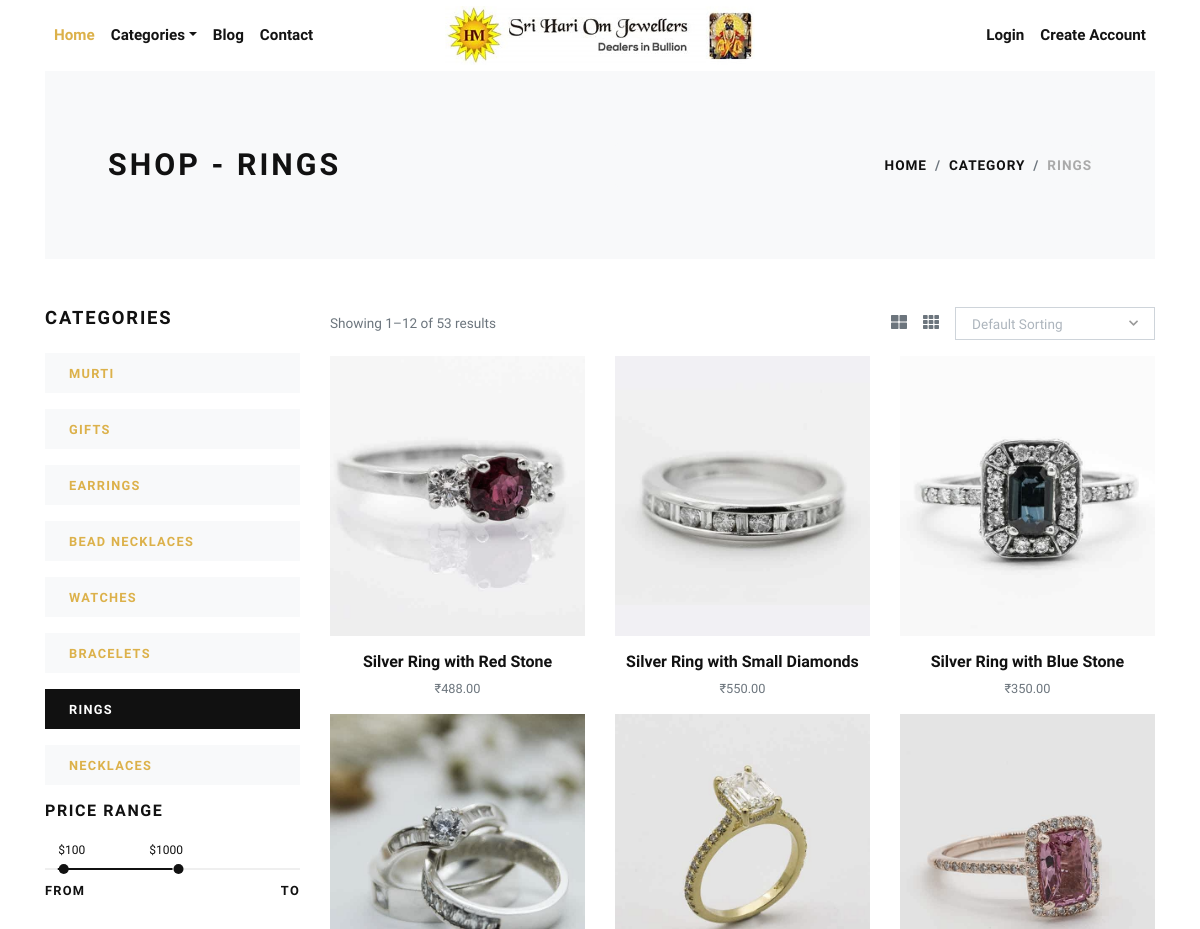
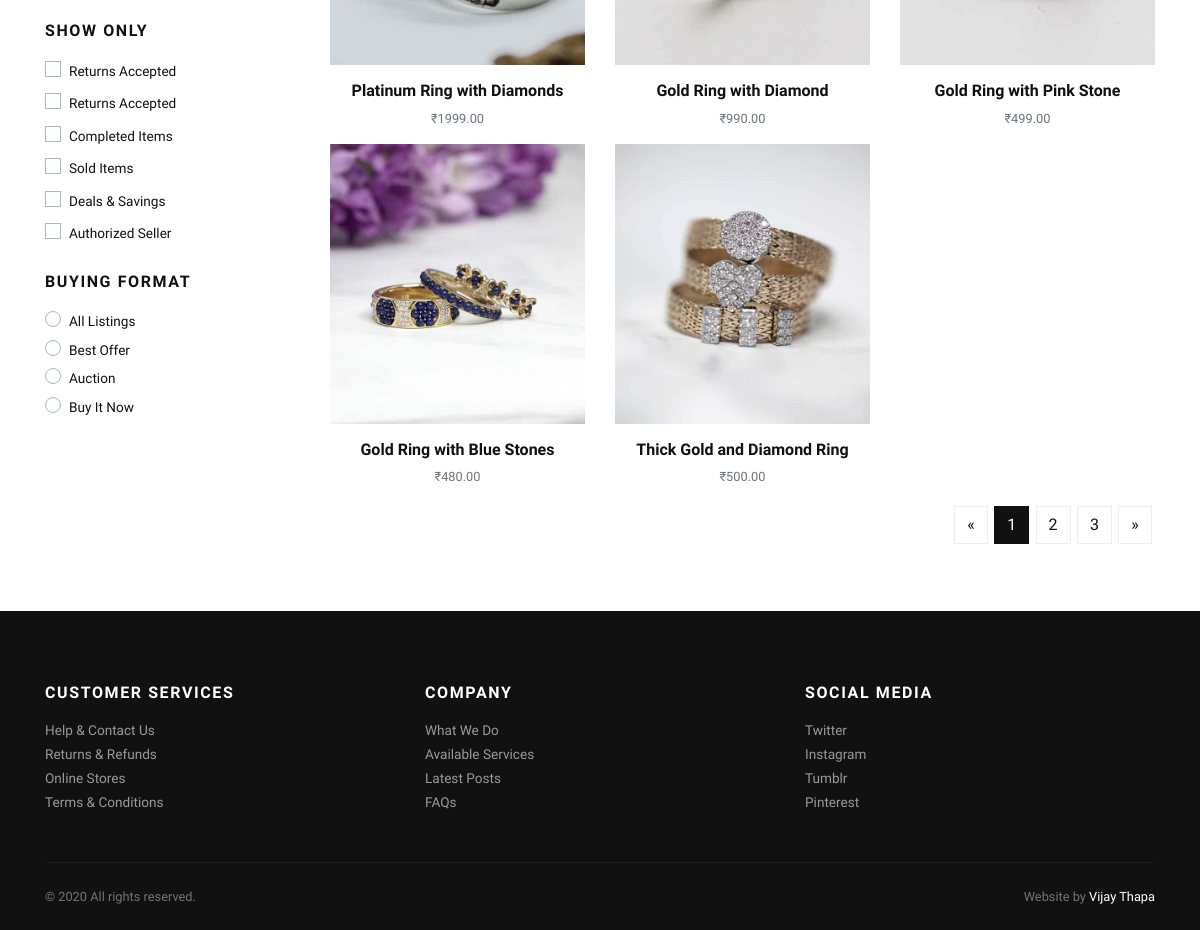
The page /rings/ on the database its author committed (2 pictures, top to bottom).
### store/models.py (models this page shows, shortened)
class Category(models.Model):
    title = models.CharField(max_length=50, verbose_name="Category Title")
    slug = models.SlugField(max_length=55, verbose_name="Category Slug")
    description = models.TextField(blank=True, verbose_name="Category Description")
    category_image = models.ImageField(upload_to='category', blank=True, null=True, verbose_name="Category Image")
    is_active = models.BooleanField(verbose_name="Is Active?")
    is_featured = models.BooleanField(verbose_name="Is Featured?")
    created_at = models.DateTimeField(auto_now_add=True, verbose_name="Created Date")
    updated_at = models.DateTimeField(auto_now=True, verbose_name="Updated Date")
    class Meta:
        verbose_name_plural = 'Categories'
        ordering = ('-created_at', )

class Product(models.Model):
    title = models.CharField(max_length=150, verbose_name="Product Title")
    slug = models.SlugField(max_length=160, verbose_name="Product Slug")
    sku = models.CharField(max_length=255, unique=True, verbose_name="Unique Product ID (SKU)")
    short_description = models.TextField(verbose_name="Short Description")
    detail_description = models.TextField(blank=True, null=True, verbose_name="Detail Description")
    product_image = models.ImageField(upload_to='product', blank=True, null=True, verbose_name="Product Image")
    price = models.DecimalField(max_digits=8, decimal_places=2)
    category = models.ForeignKey(Category, verbose_name="Product Categoy", on_delete=models.CASCADE)
    is_active = models.BooleanField(verbose_name="Is Active?")
    is_featured = models.BooleanField(verbose_name="Is Featured?")
    created_at = models.DateTimeField(auto_now_add=True, verbose_name="Created Date")
    updated_at = models.DateTimeField(auto_now=True, verbose_name="Updated Date")
    class Meta:
        verbose_name_plural = 'Products'
        ordering = ('-created_at', )

### store/views.py (the view)
# urls.py: path('<slug:slug>/', views.category_products, name="category-products"),
def category_products(request, slug):
    category = get_object_or_404(Category, slug=slug)
    products = Product.objects.filter(is_active=True, category=category)
    categories = Category.objects.filter(is_active=True)
    context = {
        'category': category,
        'products': products,
        'categories': categories,
    }
    return render(request, 'store/category_products.html', context)

### store/context_preprocessors.py (called while the page is built)
def store_menu(request):
    categories = Category.objects.filter(is_active=True)
    context = {
        'categories_menu': categories,
    }
    return context

def cart_menu(request):
    if request.user.is_authenticated:
        cart_items= Cart.objects.filter(user=request.user)
        context = {
            'cart_items': cart_items,
        }
    else:
        context = {}
    return context

### templates/store/category_products.html (shortened to what this page needs)
{% extends 'base.html' %}
{% load static %}
    {% block content %}
      <div class="container">
        <section class="py-5 bg-light">
          <div class="container">
            <div class="row px-4 px-lg-5 py-lg-4 align-items-center">
              <div class="col-lg-6">
                <h1 class="h2 text-uppercase mb-0">Shop - {{category.title}}</h1>
              </div>
              <div class="col-lg-6 text-lg-right">
                <nav aria-label="breadcrumb">
                  <ol class="breadcrumb justify-content-lg-end mb-0 px-0">
                    <li class="breadcrumb-item"><a href="{% url 'store:home' %}">Home</a></li>
                    <li class="breadcrumb-item"><a href="{% url 'store:all-categories' %}">Category</a></li>
                    <li class="breadcrumb-item active" aria-current="page">{{category.title}}</li>
                  </ol>
                </nav>
              </div>
            </div>
          </div>
        </section>
        <section class="py-5">
          <div class="container p-0">
            <div class="row">
              <div class="col-lg-3 order-2 order-lg-1">
                <h5 class="text-uppercase mb-4">Categories</h5>
                {% if categories %}
                  {% for cat in categories %}
                    <a href="{% url 'store:category-products' cat.slug %}">
                      <div class="py-2 px-4 {% if category == cat %}bg-dark text-white {% else %}bg-light{% endif %} mb-3">
                        <strong class="small text-uppercase font-weight-bold">{{cat.title}}</strong>
                      </div>
                    </a>
                  {% endfor %}
                {% endif %}
                <h6 class="text-uppercase mb-4">Price range</h6>
                <div class="price-range pt-4 mb-5">
                  <div id="range"></div>
                  <div class="row pt-2">
                    <div class="col-6"><strong class="small font-weight-bold text-uppercase">From</strong></div>
                    <div class="col-6 text-right"><strong class="small font-weight-bold text-uppercase">To</strong></div>
                  </div>
                </div>
                <h6 class="text-uppercase mb-3">Show only</h6>
                <div class="custom-control custom-checkbox mb-1">
                  <label class="custom-control-label text-small" for="customCheck1">Returns Accepted</label>
                </div>
                <div class="custom-control custom-checkbox mb-1">
                  <label class="custom-control-label text-small" for="customCheck2">Returns Accepted</label>
                </div>
                <div class="custom-control custom-checkbox mb-1">
                  <label class="custom-control-label text-small" for="customCheck3">Completed Items</label>
                </div>
                <div class="custom-control custom-checkbox mb-1">
                  <label class="custom-control-label text-small" for="customCheck4">Sold Items</label>
                </div>
                <div class="custom-control custom-checkbox mb-1">
                  <label class="custom-control-label text-small" for="customCheck5">Deals &amp; Savings</label>
                </div>
                <div class="custom-control custom-checkbox mb-4">
                  <label class="custom-control-label text-small" for="customCheck6">Authorized Seller</label>
                </div>
                <h6 class="text-uppercase mb-3">Buying format</h6>
                <div class="custom-control custom-radio">
                  <label class="custom-control-label text-small" for="customRadio1">All Listings</label>
                </div>
                <div class="custom-control custom-radio">
                  <label class="custom-control-label text-small" for="customRadio2">Best Offer</label>
                </div>
                <div class="custom-control custom-radio">
                  <label class="custom-control-label text-small" for="customRadio3">Auction</label>
                </div>
                <div class="custom-control custom-radio">
                  <label class="custom-control-label text-small" for="customRadio4">Buy It Now</label>
                </div>
              </div>
              <div class="col-lg-9 order-1 order-lg-2 mb-5 mb-lg-0">
                <div class="row mb-3 align-items-center">
                  <div class="col-lg-6 mb-2 mb-lg-0">
                    <p class="text-small text-muted mb-0">Showing 1–12 of 53 results</p>
                  </div>
                  <div class="col-lg-6">
                    <ul class="list-inline d-flex align-items-center justify-content-lg-end mb-0">
                      <li class="list-inline-item text-muted mr-3"><a class="reset-anchor p-0" href="#"><i class="fas fa-th-large"></i></a></li>
                      <li class="list-inline-item text-muted mr-3"><a class="reset-anchor p-0" href="#"><i class="fas fa-th"></i></a></li>
                      <li class="list-inline-item">
                      </li>
                    </ul>
                  </div>
                </div>
                <div class="row">
                  {% if products %}
                    {% for product in products %}
                      <div class="col-lg-4 col-sm-6">
                        <div class="product text-center">
                          <div class="mb-3 position-relative">
                            <a class="d-block" href="{% url 'store:product-detail' product.slug %}">
                              {% if product.product_image %}
                                <img class="img-fluid w-100" src="{{product.product_image.url}}" alt="{{product.title}}">
                              {% else %}
                                <img class="img-fluid w-100" src="{% static 'img/product-1.jpg' %}" alt="{{product.title}}">
                              {% endif %}
                            </a>
                          </div>
                          <h6> <a class="reset-anchor" href="{% url 'store:product-detail' product.slug %}">{{product.title}}</a></h6>
                          <p class="small text-muted">₹{{product.price}}</p>
                        </div>
                      </div>
                    {% endfor %}
                  {% endif %}
                </div>
                <nav aria-label="Page navigation example">
                  <ul class="pagination justify-content-center justify-content-lg-end">
                    <li class="page-item"><a class="page-link" href="#" aria-label="Previous"><span aria-hidden="true">«</span></a></li>
                    <li class="page-item active"><a class="page-link" href="#">1</a></li>
                    <li class="page-item"><a class="page-link" href="#">2</a></li>
                    <li class="page-item"><a class="page-link" href="#">3</a></li>
                    <li class="page-item"><a class="page-link" href="#" aria-label="Next"><span aria-hidden="true">»</span></a></li>
                  </ul>
                </nav>
              </div>
            </div>
          </div>
        </section>
      </div>
      {% endblock content %}

### jewelryshop/static/css/style.default.css (style rules this page uses)
.text-small { font-size: 0.85rem !important; }
strong { font-weight: 700; }
.product img { -webkit-filter: grayscale(40%); filter: grayscale(40%); transition: all 0.3s; }
.text-uppercase { text-transform: uppercase; letter-spacing: 0.1em; }
.reset-anchor { color: inherit; transition: all 0.3s; }
.noUi-target { background: #efefef; border-radius: 0; border: none; box-shadow: none; }
.noUi-horizontal { height: 2px; }
body { font-family: "Libre Franklin", sans-serif; font-size: 1rem; font-weight: 400; line-height: 1.5; color: #111111; background-color: #fff; }
a { color: #dcb14a; text-decoration: none; }
h1, h2, h3, h4, h5, h6, .h1, .h2, .h3, .h4, .h5, .h6 { margin-bottom: 0.5rem; font-family: inherit; font-weight: 900; line-height: 1.2; color: inherit; }
h1, .h1 { font-size: 2.2rem; }
h2, .h2 { font-size: 1.9rem; }
h5, .h5 { font-size: 1.15rem; }
h6, .h6 { font-size: 1rem; }
small, .small { font-size: 80%; font-weight: 400; }
.page-item:first-child .page-link { border-top-left-radius: 0; border-bottom-left-radius: 0; }
.page-item:last-child .page-link { border-top-right-radius: 0; border-bottom-right-radius: 0; }
.page-item.active .page-link { color: #fff; background-color: #111111; border-color: #111111; }
.page-link { padding: 0.5rem 0.75rem; line-height: 1.25; color: #111111; background-color: none; border: 1px solid #eee; margin: 0.2rem; transition: all 0.3s; }
.bg-light { background-color: #f8f9fa !important; }
.bg-dark { background-color: #111111 !important; }
.custom-checkbox .custom-control-label::before { border-radius: 0; }
.custom-radio .custom-control-label::before { border-radius: 50%; }
.custom-control-label { font-weight: 400; line-height: 2.1em; cursor: pointer; }
.breadcrumb { background: #f8f9fa; }
.breadcrumb-item { font-size: 0.85rem; text-transform: uppercase; letter-spacing: 0.07em; font-weight: 900; color: #111111; }
.breadcrumb-item a { color: inherit; transition: all 0.3s; }
.breadcrumb-item.active { color: #aaa; }

### rows shown on the page
Category: title "RINGS"
Category: title "MURTI"
Category: title "GIFTS"
Category: title "EARRINGS"
Category: title "BEAD NECKLACES"
Category: title "WATCHES"
Category: title "BRACELETS"
Category: title "NECKLACES"
Product: product_image (picture), title "Silver Ring with Red Stone", price "488.00"
Product: product_image (picture), title "Silver Ring with Small Diamonds", price "550.00"
Product: product_image (picture), title "Silver Ring with Blue Stone", price "350.00"
Product: product_image (picture), title "Platinum Ring with Diamonds", price "1999.00"
Product: product_image (picture), title "Gold Ring with Diamond", price "990.00"
Product: product_image (picture), title "Gold Ring with Pink Stone", price "499.00"
Product: product_image (picture), title "Gold Ring with Blue Stones", price "480.00"
Product: product_image (picture), title "Thick Gold and Diamond Ring", price "500.00"
